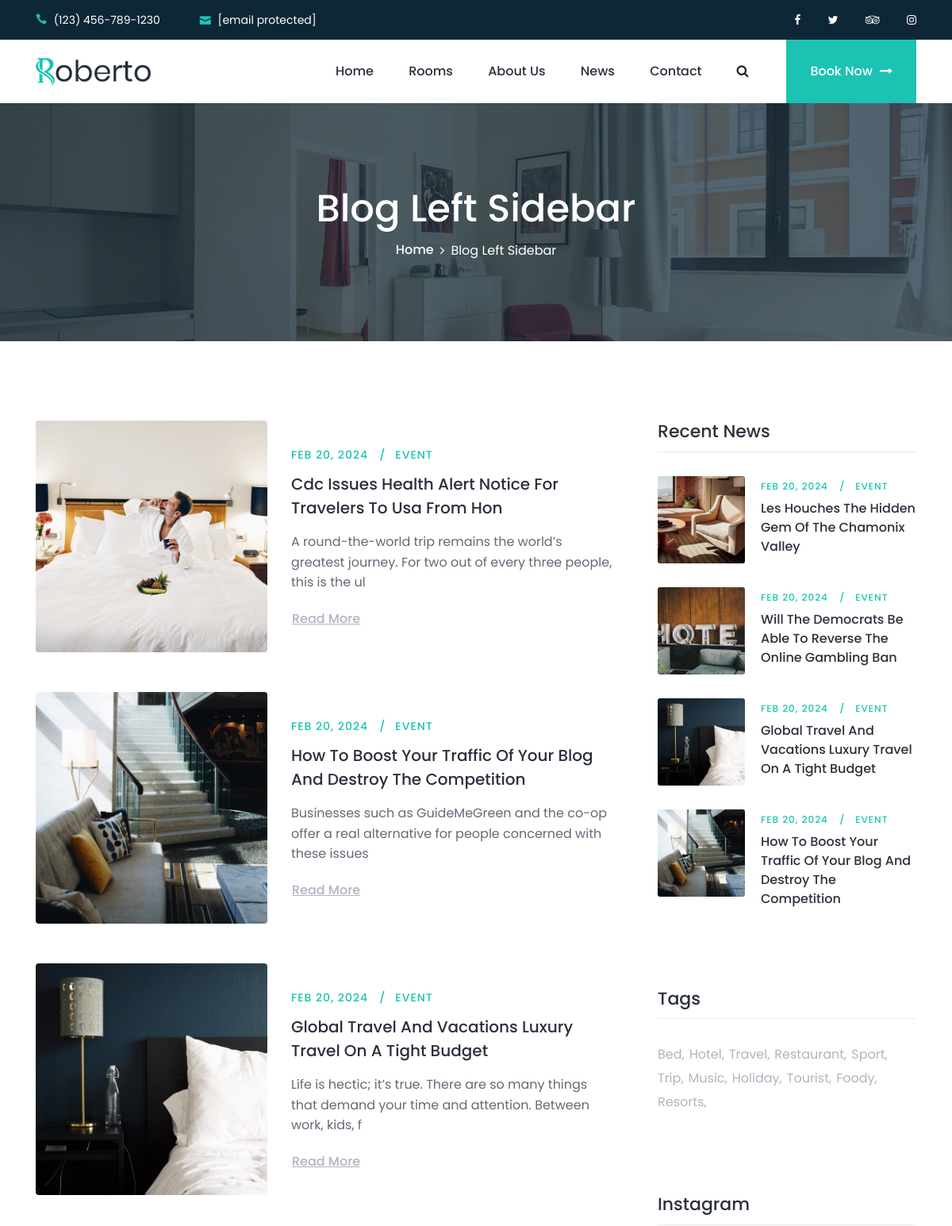
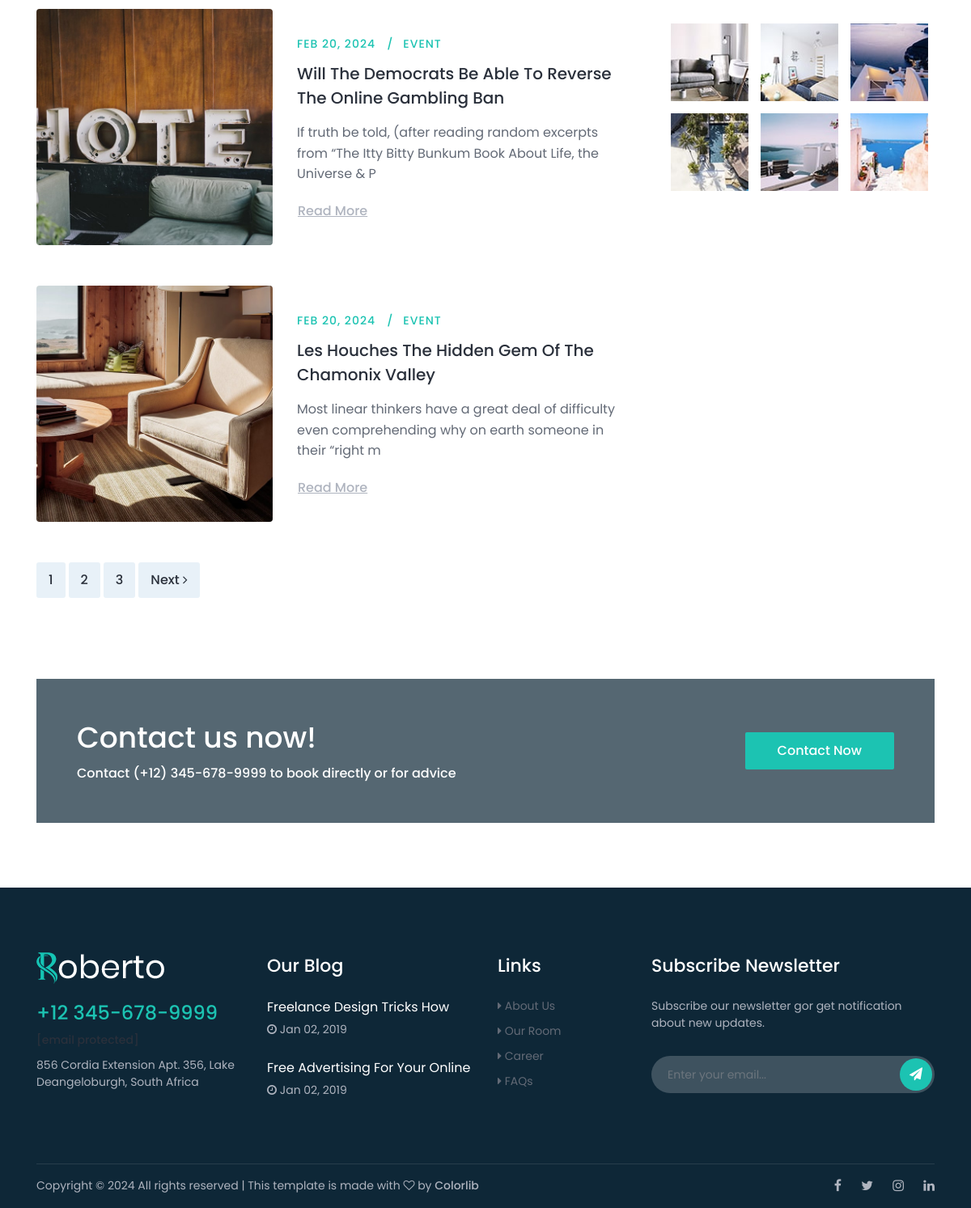
The page /blog/blog/ on the database its author committed (2 pictures, top to bottom).
### apps/blog/models.py (models this page shows, shortened)
class Article(models.Model):
    title = models.CharField(max_length=225)
    slug = models.SlugField(blank=True)
    created_date = models.DateTimeField(auto_now_add=True)
    image = models.ImageField(upload_to='media/blog')
    tags = models.ManyToManyField(Tag)

class SubArticle(models.Model):
    content = models.TextField()
    is_quote = models.BooleanField(default=False)
    article = models.ForeignKey('Article', on_delete=models.CASCADE, related_name='sub_article')

class Tag(models.Model):
    title = models.CharField(max_length=225)

class Instagram(models.Model):
    image = models.ImageField(upload_to='media/blog')

### apps/blog/views.py (the view)
# urls.py: path('blog/', BlogView.as_view(), name='blog'),
class BlogView(ListView):
    model = Article
    template_name = 'blog/blog.html'
    context_object_name = 'articles'
    def get_context_data(self, **kwargs):
        context = super().get_context_data(**kwargs)
        articles = context['articles']
        for article in articles:
            article.sub_articles = article.sub_article.all()
        context['recentArticles'] = Article.objects.order_by('-id')[:4]
        context['tags'] = Tag.objects.all()
        context['date_format'] = "M d, Y"
        context['instagrams'] = Instagram.objects.order_by('-id')[:6]
        return context

### templates/blog/blog.html
{% extends 'base.html' %}
{% load static %}
{% block content %}
    <div class="breadcrumb-area bg-img bg-overlay jarallax" style="background-image: url({% static 'img/bg-img/17.jpg' %});">
        <div class="container h-100">
            <div class="row h-100 align-items-center">
                <div class="col-12">
                    <div class="breadcrumb-content text-center">
                        <h2 class="page-title">Blog Left Sidebar</h2>
                        <nav aria-label="breadcrumb">
                            <ol class="breadcrumb justify-content-center">
                                <li class="breadcrumb-item"><a href="#">Home</a></li>
                                <li class="breadcrumb-item active" aria-current="page">Blog Left Sidebar</li>
                            </ol>
                        </nav>
                    </div>
                </div>
            </div>
        </div>
    </div>
    <div class="roberto-news-area section-padding-100-0">
        <div class="container">
            <div class="row justify-content-center">
                <div class="col-12 col-lg-8">
                    {% for article in articles %}
                        <div class="single-blog-post d-flex align-items-center mb-50 wow fadeInUp"
                             data-wow-delay="100ms">
                            <div class="post-thumbnail">
                                <a href="{% url 'blog:single-blog' article.slug %}"><img src="{{ article.image.url }}" alt></a>
                            </div>
                            <div class="post-content">
                                <div class="post-meta">
                                    <a href="{% url 'blog:single-blog' article.slug %}" class="post-author">{{ article.created_date|date:date_format }}</a>
                                    <a href="{% url 'blog:single-blog' article.slug %}" class="post-tutorial">Event</a>
                                </div>
                                <a href="{% url 'blog:single-blog' article.slug %}" class="post-title">{{ article.title }}</a>
                                {% with first_sub_article=article.sub_articles.first %}
                                    <p>{{ first_sub_article.content|slice:":110" }}</p>
                                {% endwith %}
                                <a href="{% url 'blog:single-blog' article.slug %}" class="btn continue-btn">Read More</a>
                            </div>
                        </div>
                    {% endfor %}
                    <nav class="roberto-pagination wow fadeInUp mb-100" data-wow-delay="600ms">
                        <ul class="pagination">
                            <li class="page-item"><a class="page-link" href="#">1</a></li>
                            <li class="page-item"><a class="page-link" href="#">2</a></li>
                            <li class="page-item"><a class="page-link" href="#">3</a></li>
                            <li class="page-item"><a class="page-link" href="#">Next <i
                                    class="fa fa-angle-right"></i></a>
                            </li>
                        </ul>
                    </nav>
                </div>
                <div class="col-12 col-sm-8 col-md-6 col-lg-4">
                    <div class="roberto-sidebar-area pl-md-4">
                        <div class="single-widget-area mb-100">
                            <h4 class="widget-title mb-30">Recent News</h4>
                            {% for recentArticle in recentArticles %}
                                <div class="single-recent-post d-flex">
                                    <div class="post-thumb">
                                        <a href="{% url 'blog:single-blog' recentArticle.slug %}"><img src="{{ recentArticle.image.url }}" alt></a>
                                    </div>
                                    <div class="post-content">
                                        <div class="post-meta">
                                            <a href="{% url 'blog:single-blog' recentArticle.slug %}"
                                               class="post-author">{{ recentArticle.created_date|date:date_format }}</a>
                                            <a href="{% url 'blog:single-blog' recentArticle.slug %}" class="post-tutorial">Event</a>
                                        </div>
                                        <a href="{% url 'blog:single-blog'  recentArticle.slug %}" class="post-title">{{ recentArticle.title }}</a>
                                    </div>
                                </div>
                            {% endfor %}
                        </div>
                        <div class="single-widget-area mb-100 clearfix">
                            <h4 class="widget-title mb-30">Tags</h4>
                            <ul class="popular-tags">
                                {% for tag in tags %}
                                    <li><a href="#">{{ tag.title }},</a></li>
                                {% endfor %}
                            </ul>
                        </div>
                        <div class="single-widget-area mb-100 clearfix">
                            <h4 class="widget-title mb-30">Instagram</h4>
                            <ul class="instagram-feeds">
                                {% for instagram in instagrams %}
                                    <li><a href="#"><img src="{{ instagram.image.url }}" alt></a></li>
                                {% endfor %}
                            </ul>
                        </div>
                    </div>
                </div>
            </div>
        </div>
    </div>
{% endblock %}

### templates/base.html (shortened to what this page needs)
<!DOCTYPE html>
{% load static %}
<html lang="en">
<head>
    <link rel="stylesheet" href="{% static 'style.css' %}">
</head>
<body>
{% include 'header.html' %}
{% block content %}
{% endblock %}
<section class="roberto-cta-area">
    <div class="container">
        <div class="cta-content bg-img bg-overlay jarallax" style="background-image: url({% static 'img/bg-img/1.jpg' %});">
            <div class="row align-items-center">
                <div class="col-12 col-md-7">
                    <div class="cta-text mb-50">
                        <h2>Contact us now!</h2>
                        <h6>Contact (+12) 345-678-9999 to book directly or for advice</h6>
                    </div>
                </div>
                <div class="col-12 col-md-5 text-right">
                    <a href="#" class="btn roberto-btn mb-50">Contact Now</a>
                </div>
            </div>
        </div>
    </div>
</section>
<div class="partner-area">
    <div class="container">
        <div class="row">
            <div class="col-12">
                <div class="partner-logo-content d-flex align-items-center justify-content-between wow fadeInUp" data-wow-delay="300ms">
                </div>
            </div>
        </div>
    </div>
</div>
{% include 'footer.html' %}
</body>
</html>

### templates/header.html (shortened to what this page needs)
{% load static %}
<header class="header-area">
    <div class="top-header-area">
        <div class="container">
            <div class="row">
                <div class="col-6">
                    <div class="top-header-content">
                        <a href="#"><i class="icon_phone"></i> <span>(123) 456-789-1230</span></a>
                        <a href="#"><i class="icon_mail"></i> <span><span class="__cf_email__"
                                                                          data-cfemail="e78e898188c984888b88958b8e85a7808a868e8bc984888a">[email&#160;protected]</span></span></a>
                    </div>
                </div>
                <div class="col-6">
                    <div class="top-header-content">
                        <div class="top-social-area ml-auto">
                            <a href="#"><i class="fa fa-facebook" aria-hidden="true"></i></a>
                            <a href="#"><i class="fa fa-twitter" aria-hidden="true"></i></a>
                            <a href="#"><i class="fa fa-tripadvisor" aria-hidden="true"></i></a>
                            <a href="#"><i class="fa fa-instagram" aria-hidden="true"></i></a>
                        </div>
                    </div>
                </div>
            </div>
        </div>
    </div>
    <div class="main-header-area">
        <div class="classy-nav-container breakpoint-off">
            <div class="container">
                <nav class="classy-navbar justify-content-between" id="robertoNav">
                    <a class="nav-brand" href="#"><img src="{% static 'img/core-img/logo.png' %}" alt></a>
                    <div class="classy-menu">
                        <div class="classynav">
                            <ul id="nav">
                                <li class="active"><a href="{% url 'home:home' %}">Home</a></li>
                                <li><a href="{% url 'room:room' %}">Rooms</a></li>
                                <li><a href="{% url 'home:about' %}">About Us</a></li>
                                <li><a href="{% url 'blog:blog' %}">News</a></li>
                                <li><a href="{% url 'contact:contact' %}">Contact</a></li>
                            </ul>
                            <div class="search-btn ml-4">
                                <i class="fa fa-search" aria-hidden="true"></i>
                            </div>
                            <div class="book-now-btn ml-3 ml-lg-5">
                                <a href="#">Book Now <i class="fa fa-long-arrow-right" aria-hidden="true"></i></a>
                            </div>
                        </div>
                    </div>
                </nav>
            </div>
        </div>
    </div>
</header>

### templates/footer.html (shortened to what this page needs)
{% load static %}
<footer class="footer-area section-padding-80-0">
    <div class="main-footer-area">
        <div class="container">
            <div class="row align-items-baseline justify-content-between">
                <div class="col-12 col-sm-6 col-lg-3">
                    <div class="single-footer-widget mb-80">
                        <a href="#" class="footer-logo"><img src="{% static 'img/core-img/logo2.png' %}" alt></a>
                        <h4>+12 345-678-9999</h4>
                        <span><a href="https://preview.colorlib.com/cdn-cgi/l/email-protection" class="__cf_email__"
                                 data-cfemail="2960474f46074a4645465b45404b694e44484045074a4644">[email&#160;protected]</a></span>
                        <span>856 Cordia Extension Apt. 356, Lake Deangeloburgh, South Africa</span>
                    </div>
                </div>
                <div class="col-12 col-sm-6 col-lg-3">
                    <div class="single-footer-widget mb-80">
                        <h5 class="widget-title">Our Blog</h5>
                        <div class="latest-blog-area">
                            <a href="#" class="post-title">Freelance Design Tricks How</a>
                            <span class="post-date"><i class="fa fa-clock-o" aria-hidden="true"></i> Jan 02, 2019</span>
                        </div>
                        <div class="latest-blog-area">
                            <a href="#" class="post-title">Free Advertising For Your Online</a>
                            <span class="post-date"><i class="fa fa-clock-o" aria-hidden="true"></i> Jan 02, 2019</span>
                        </div>
                    </div>
                </div>
                <div class="col-12 col-sm-4 col-lg-2">
                    <div class="single-footer-widget mb-80">
                        <h5 class="widget-title">Links</h5>
                        <ul class="footer-nav">
                            <li><a href="#"><i class="fa fa-caret-right" aria-hidden="true"></i> About Us</a></li>
                            <li><a href="#"><i class="fa fa-caret-right" aria-hidden="true"></i> Our Room</a></li>
                            <li><a href="#"><i class="fa fa-caret-right" aria-hidden="true"></i> Career</a></li>
                            <li><a href="#"><i class="fa fa-caret-right" aria-hidden="true"></i> FAQs</a></li>
                        </ul>
                    </div>
                </div>
                <div class="col-12 col-sm-8 col-lg-4">
                    <div class="single-footer-widget mb-80">
                        <h5 class="widget-title">Subscribe Newsletter</h5>
                        <span>Subscribe our newsletter gor get notification about new updates.</span>
                        <form action="https://preview.colorlib.com/theme/roberto/index.html" class="nl-form">
                            <input type="email" class="form-control" placeholder="Enter your email...">
                            <button type="submit"><i class="fa fa-paper-plane" aria-hidden="true"></i></button>
                        </form>
                    </div>
                </div>
            </div>
        </div>
    </div>
    <div class="container">
        <div class="copywrite-content">
            <div class="row align-items-center">
                <div class="col-12 col-md-8">
                    <div class="copywrite-text">
                        <p>
                            Copyright &copy;
                            All rights reserved | This template is made with <i class="fa fa-heart-o"
                                                                                aria-hidden="true"></i> by <a
                                href="https://colorlib.com/" target="_blank">Colorlib</a>
                        </p>
                    </div>
                </div>
                <div class="col-12 col-md-4">
                    <div class="social-info">
                        <a href="#"><i class="fa fa-facebook" aria-hidden="true"></i></a>
                        <a href="#"><i class="fa fa-twitter" aria-hidden="true"></i></a>
                        <a href="#"><i class="fa fa-instagram" aria-hidden="true"></i></a>
                        <a href="#"><i class="fa fa-linkedin" aria-hidden="true"></i></a>
                    </div>
                </div>
            </div>
        </div>
    </div>
</footer>

### rows shown on the page
Article: image (picture), created_date "FEB 20, 2024", title "Cdc Issues Health Alert Notice For Travelers To Usa From Hon", sub_articles.first.content "A round-the-world trip remains the world’s greatest journey. For two out of every three people, this is the ul"
Article: image (picture), created_date "FEB 20, 2024", title "How To Boost Your Traffic Of Your Blog And Destroy The Competition", sub_articles.first.content "Businesses such as GuideMeGreen and the co-op offer a real alternative for people concerned with these issues"
Article: image (picture), created_date "FEB 20, 2024", title "Global Travel And Vacations Luxury Travel On A Tight Budget", sub_articles.first.content "Life is hectic; it’s true. There are so many things that demand your time and attention. Between work, kids, f"
Article: image (picture), created_date "FEB 20, 2024", title "Will The Democrats Be Able To Reverse The Online Gambling Ban", sub_articles.first.content "If truth be told, (after reading random excerpts from “The Itty Bitty Bunkum Book About Life, the Universe & P"
Article: image (picture), created_date "FEB 20, 2024", title "Les Houches The Hidden Gem Of The Chamonix Valley", sub_articles.first.content "Most linear thinkers have a great deal of difficulty even comprehending why on earth someone in their “right m"
Tag: title "Bed"
Tag: title "Hotel"
Tag: title "Travel"
Tag: title "Restaurant"
Tag: title "Sport"
Tag: title "Trip"
Tag: title "Music"
Tag: title "Holiday"
Tag: title "Tourist"
Tag: title "Foody"
Tag: title "Resorts"
Instagram: image (picture)
Instagram: image (picture)
Instagram: image (picture)
Instagram: image (picture)
Instagram: image (picture)
Instagram: image (picture)
